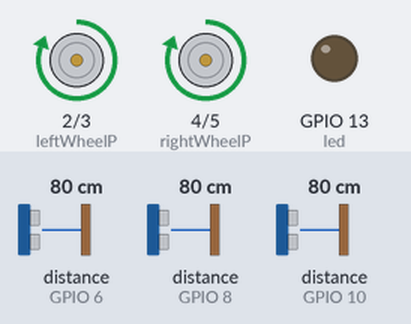
The sketch below on a simulated ESP32. Parts: motor-driver pin pairs drawn as motors (green arrow = first pin HIGH = forward, orange = second pin HIGH = backward, longer = more drive), output pins drawn as LEDs (lit = HIGH). Inputs (shaded band) come from the test bench; at power-on: distance to the obstacle (sensors on GPIO 6, GPIO 10, GPIO 8) 80 cm. The echo pulse lasts 58.3 µs per cm.

Above: at 1.2 s.
1.3 s: distance to the obstacle (sensor on GPIO 6) set to 22 cm
2.8 s: distance to the obstacle (sensor on GPIO 6) set to 18 cm
At 3.7 s:
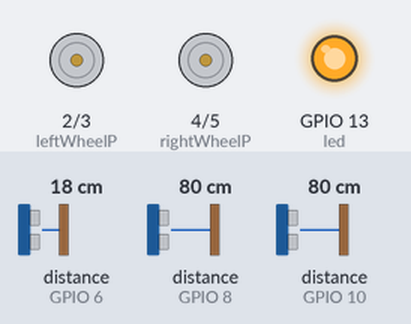
5.8 s: distance to the obstacle (sensor on GPIO 6) set to 35 cm
At 6.5 s:
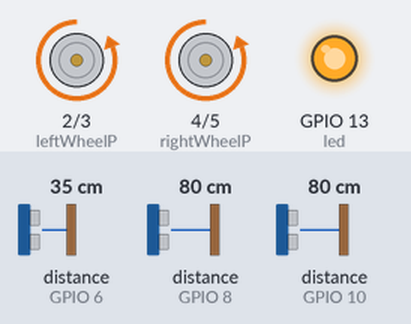
8.4 s: distance to the obstacle (sensor on GPIO 10) set to 22 cm
9.9 s: distance to the obstacle (sensor on GPIO 10) set to 18 cm
At 10.7 s:
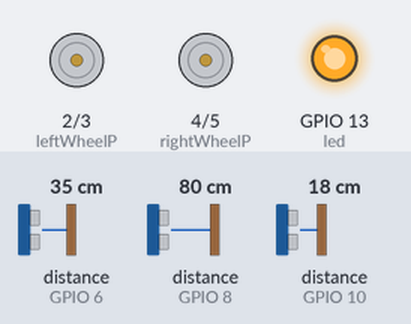
12.9 s: distance to the obstacle (sensor on GPIO 10) set to 35 cm
At 15.1 s:
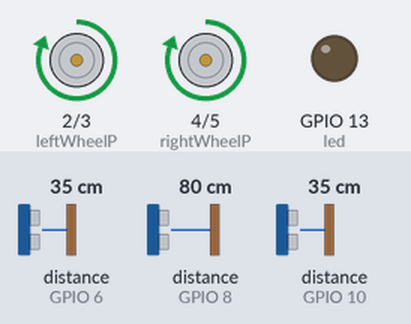
Timing chart, 0 to 16.4 s (numbered marks = the images above; inputs shaded):
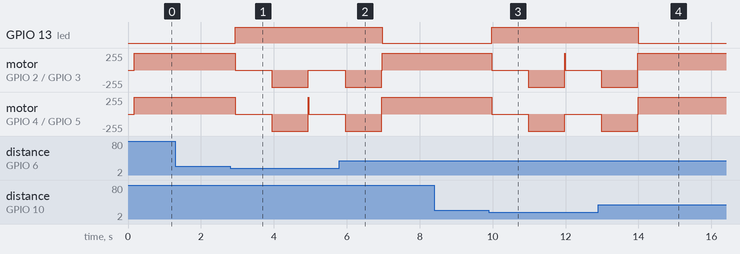

Measured:
- the behaviour switches between 21 and 20 cm on distance to the obstacle (sensor on GPIO 6) (found by bisection; images 0 and 1)
- the behaviour switches between 21 and 20 cm on distance to the obstacle (sensor on GPIO 10) (found by bisection; images 2 and 3)
- after the input at 1.3 s, every drawn part: stays the same
- after the input at 2.8 s, GPIO 13 (led): LOW → HIGH after 0.15 s; motor on GPIO 2 (leftWheelP) / GPIO 3 (leftWheelN), motor on GPIO 4 (rightWheelP) / GPIO 5 (rightWheelN): forward 255/255 → stopped after 0.15 s, → backward 255/255 1.0 s later, → stopped 1.0 s later
- after the input at 5.8 s, GPIO 13 (led): HIGH → LOW after 1.2 s; motor on GPIO 4 (rightWheelP) / GPIO 5 (rightWheelN): goes on until 7.0 s, then stays forward 255/255
- after the input at 8.4 s, every drawn part: stays the same
- after the input at 9.9 s, GPIO 13 (led): LOW → HIGH after 0.08 s; motor on GPIO 2 (leftWheelP) / GPIO 3 (leftWheelN), motor on GPIO 4 (rightWheelP) / GPIO 5 (rightWheelN): forward 255/255 → stopped after 0.08 s, → backward 255/255 1.0 s later, → stopped 1.0 s later
- after the input at 12.9 s, GPIO 13 (led): HIGH → LOW after 1.1 s; motor on GPIO 2 (leftWheelP) / GPIO 3 (leftWheelN): goes on until 14.0 s, then stays forward 255/255

The sketch:

BotUltrasonicSensors.ino
```cpp
/*
This program can be used to control a bot.
- It uses three sensors placed in front, left & right direction.
- These sensors detects if there is any obstacle before them within given threshold distance.
- It performs following actions :
    When Front side is clear
      If no obstacle in either of left/right side - go straight.
      If obstacle in left/right side - apply break, move slightly backward & turn to opposite side (indicator LED is switched ON).
    When Front side is blocked
      If Left side is clear to go - apply break, move slightly backward & take right turn (indicator LED is switched ON).
      Otherwise - apply break, move slightly backward & take right turn (indicator LED is switched ON).
*/

#include <NewPing.h>            // Used NewPing library to ping ultrasonic sensors

// Macros (they live only during compilation and these values are replaced during runtime)
#define FRONT 0                // Sensor directions
#define RIGHT 1
#define LEFT  2
#define THRESHOLD 20          // Obstacle distance threshold

#define SONAR_NUM     3      // Numbe of sensors
#define MAX_DISTANCE  300    // Ultrasonic will ping till this max distance
#define PING_INTERVAL 33     // Ultrasonic ping interval

// Constant variables, usually used to store pin values
const int leftWheelP = 2;          // Bot Wheel Pins
const int leftWheelN = 3;
const int rightWheelP = 4;
const int rightWheelN = 5;

const int led = 13;                // Indicator LED pin (using default LED pin)

const int echoFront = 6;          // Sensors' echo & trig pins
const int trigFront = 7;
const int echoRight = 8;
const int trigRight = 9;
const int echoLeft = 10;
const int trigLeft = 11;

NewPing sonar[SONAR_NUM] = {                    // Sensors Array
  NewPing(trigFront, echoFront, MAX_DISTANCE),
  NewPing(trigRight, echoRight, MAX_DISTANCE),
  NewPing(trigLeft, echoLeft, MAX_DISTANCE)
};

unsigned long pingTimer[SONAR_NUM]; // Holds the times when the next ping should happen for each sensor
unsigned int distance[SONAR_NUM];   // Array where the ping distances are stored
uint8_t currentSensor = 0;          // Keeps track of which sensor is active

// This method is called once, this is used to initilize things
void setup() {

//    Serial.begin(115200);                      // For serial output (used for debugging)

    pingTimer[0] = millis() + 75;              // Setting the starting time for each sensor
    for (uint8_t i = 1; i < SONAR_NUM; i++)
      pingTimer[i] = pingTimer[i - 1] + PING_INTERVAL;

    pinMode(leftWheelP, OUTPUT);               // Setting pin mode of wheels and led (pin mode of ultrasonic pins is taken care by library itself)
    pinMode(leftWheelN, OUTPUT);
    pinMode(rightWheelP, OUTPUT);
    pinMode(rightWheelN, OUTPUT);
    pinMode(led, OUTPUT);

}

// This method is called again and again
void loop() {

  for (uint8_t i = 0; i < SONAR_NUM; i++) {         // Loop through all the sensors
    if (millis() >= pingTimer[i]) {                 // Is it this sensor's time to ping?
      pingTimer[i] += PING_INTERVAL * SONAR_NUM;    // Setting next time this sensor will be pinged
      if (i == 0 && currentSensor == SONAR_NUM - 1) // If sensor ping cycle is completed - do something with the results
      {
        /*
        for (uint8_t i = 0; i < SONAR_NUM; i++) {      // Printing detected obstacle distances (for debugging purpose)
          Serial.print(i);
          Serial.print("=");
          Serial.print(distance[i]);
          Serial.print("cm ");
        }
        Serial.println();
        */

        if(distance[FRONT] != 0 && distance[RIGHT] != 0 && distance[LEFT] != 0){  // ignoring 0s (sometime sensors through 0 unnecessarily)

          if( distance[FRONT] > THRESHOLD )                                       // If FRONT is clear
          {
            if( distance[LEFT] > THRESHOLD && distance[RIGHT] <= THRESHOLD) {     // Obstacle detected in right
              stopBot();
              delay(1000);
              moveBackward();
              delay(1000);
              turnLeft();
            }
            else if( distance[RIGHT] > THRESHOLD && distance[LEFT] <= THRESHOLD) {     // Obstacle detected in left
              stopBot();
              delay(1000);
              moveBackward();
              delay(1000);
              turnRight();
            }
            else {                                                                // Both left and right are either clear or blocked
              moveForward();
            }
          }
          else                                             // If FRONT is blocked
          {
            if( distance[LEFT] > THRESHOLD) {              // When Left side is clear to go
              stopBot();
              delay(1000);
              moveBackward();
              delay(1000);
              turnLeft();
            }
            else {                                         // Otherwise go right, even if there is obstacle (because turnRight will go back and then take right)
              stopBot();
              delay(1000);
              moveBackward();
              delay(1000);
              turnRight();
            }
          }
        }
      }
      sonar[currentSensor].timer_stop();          // Making sure previous timer is canceled before starting a new ping (insurance)
      currentSensor = i;                          // Sensor being accessed
      distance[currentSensor] = 0;                // Making distance zero in case there's no ping echo for this sensor
      sonar[currentSensor].ping_timer(echoCheck); // Do the ping (processing continues, interrupt will call echoCheck to look for echo)
    }
  }
}

// If ping received, set the sensor distance to array
void echoCheck() {
  if (sonar[currentSensor].check_timer())
    distance[currentSensor] = sonar[currentSensor].ping_result / US_ROUNDTRIP_CM;
}

// Stop dear Bot !
void stopBot(){
   digitalWrite(leftWheelP, LOW);
   digitalWrite(leftWheelN, LOW);
   digitalWrite(rightWheelP, LOW);
   digitalWrite(rightWheelN, LOW);
   digitalWrite(led, HIGH);
}

// Go straight Bot !
void moveForward(){
   moveBot(HIGH, HIGH);
   digitalWrite(led, LOW);
}

// No Bot, go back go back ..
void moveBackward(){
   moveBot(LOW, LOW);
}

// Bot, Turn left !
void turnLeft(){
  moveBot(HIGH, LOW);
  digitalWrite(led, HIGH);
}

// Bot, Turn right !
void turnRight(){
  moveBot(LOW, HIGH);
  digitalWrite(led, HIGH);
}

// Generic method to turn bot left/right or move forward/backward
void moveBot(boolean rightWheel, boolean leftWheel){
   digitalWrite(leftWheelP, leftWheel);
   digitalWrite(leftWheelN, !leftWheel);
   digitalWrite(rightWheelP, rightWheel);
   digitalWrite(rightWheelN, !rightWheel);
   if(leftWheel != rightWheel)              // While taking turn only one wheel moves, other stays still
   {
     if(!leftWheel)
     {
      digitalWrite(leftWheelN, LOW);
     }
     if(!rightWheel)
     {
      digitalWrite(rightWheelN, LOW);
     }
   }
}
```
